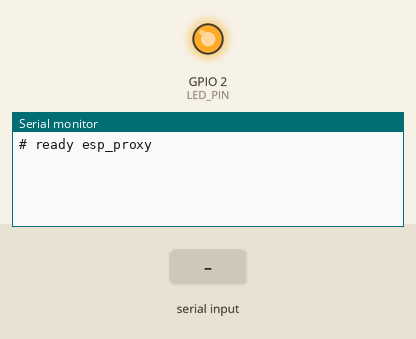
Bench run of a program on a simulated ESP32. Shown: output pins drawn as LEDs (lit = HIGH), the last lines printed to the serial monitor. Inputs (shaded band) come from the test bench.

Above: at 1.2 s.
1.3 s: "1\n" received over Serial
At 1.6 s:
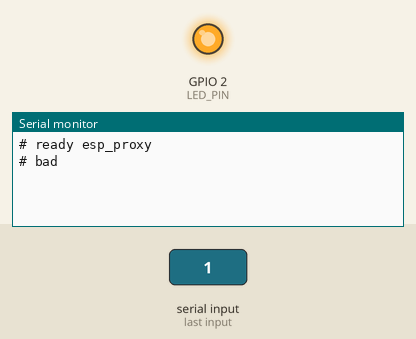
2.8 s: "1\n" received over the second serial link
At 3.2 s:
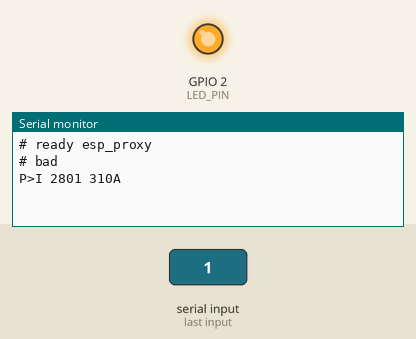

The program:

main.cpp
```cpp
#include <Arduino.h>
#include <esp_task_wdt.h>

#include "board.h"
#include "proxy.h"

namespace {

class BoardIo : public proxy::ProxyIo {
 public:
  void toInverter(const uint8_t* data, size_t len) override { Serial1.write(data, len); }
  void toPlug(const uint8_t* data, size_t len) override { Serial2.write(data, len); }
  void usbLine(const char* text) override { Serial.println(text); }
};

BoardIo io;
proxy::Proxy px(io);

char usbLine[USB_LINE_MAX + 1];
size_t usbLen = 0;
bool usbOverflow = false;

void beginRs232(HardwareSerial& port, int rx, int tx) {
  port.setRxBufferSize(RS232_RX_BUFFER);
  port.begin(RS232_BAUD, SERIAL_8N1, rx, tx);
  port.setRxFIFOFull(1);  // every byte at once, so forwarding adds no delay
}

void readUsb(uint32_t now) {
  while (Serial.available()) {
    const char c = Serial.read();
    if (c == '\r') continue;
    if (c != '\n') {
      if (usbLen < USB_LINE_MAX) {
        usbLine[usbLen++] = c;
      } else {
        usbOverflow = true;
      }
      continue;
    }
    usbLine[usbLen] = '\0';
    if (usbOverflow) {
      Serial.println("# bad");
    } else if (usbLen > 0) {
      px.usbLine(usbLine, now);
    }
    usbLen = 0;
    usbOverflow = false;
  }
}

}  // namespace

void setup() {
  pinMode(LED_PIN, OUTPUT);
  Serial.setTxBufferSize(USB_TX_BUFFER);
  Serial.begin(USB_BAUD);
  beginRs232(Serial1, INVERTER_RX_PIN, INVERTER_TX_PIN);
  beginRs232(Serial2, PLUG_RX_PIN, PLUG_TX_PIN);
  esp_task_wdt_init(WATCHDOG_S, true);
  esp_task_wdt_add(nullptr);
  digitalWrite(LED_PIN, HIGH);
  Serial.println("# ready esp_proxy");
}

void loop() {
  const uint32_t now = millis();
  while (Serial2.available()) px.plugByte(Serial2.read(), now);
  while (Serial1.available()) px.inverterByte(Serial1.read(), now);
  readUsb(now);
  px.tick(now);
  esp_task_wdt_reset();
}
```

board.h
```cpp
#pragma once
#include <stddef.h>
#include <stdint.h>

// Pins and speeds of the proxy board (ESP32-WROOM-32 dev board).
constexpr int LED_PIN = 2;
// SP3232 to the inverter's RS232 port.
constexpr int INVERTER_RX_PIN = 26;
constexpr int INVERTER_TX_PIN = 27;
// SP3232 to the Wi-Fi plug.
constexpr int PLUG_RX_PIN = 16;
constexpr int PLUG_TX_PIN = 17;

constexpr unsigned long RS232_BAUD = 9600;
// Fast enough that reporting never holds up the forwarding.
constexpr unsigned long USB_BAUD = 460800;
constexpr size_t USB_TX_BUFFER = 8192;
constexpr size_t RS232_RX_BUFFER = 1024;
// The board restarts if the loop stalls this long, so a hang never keeps
// the plug off the line.
constexpr uint32_t WATCHDOG_S = 5;
// Longest request line accepted from USB (hex digits).
constexpr size_t USB_LINE_MAX = 600;
```

Measured:
- after the input at 1.3 s, the serial monitor: prints a new line at once (image 1)
- after the input at 2.8 s, the serial monitor: prints a new line at once (image 2)
